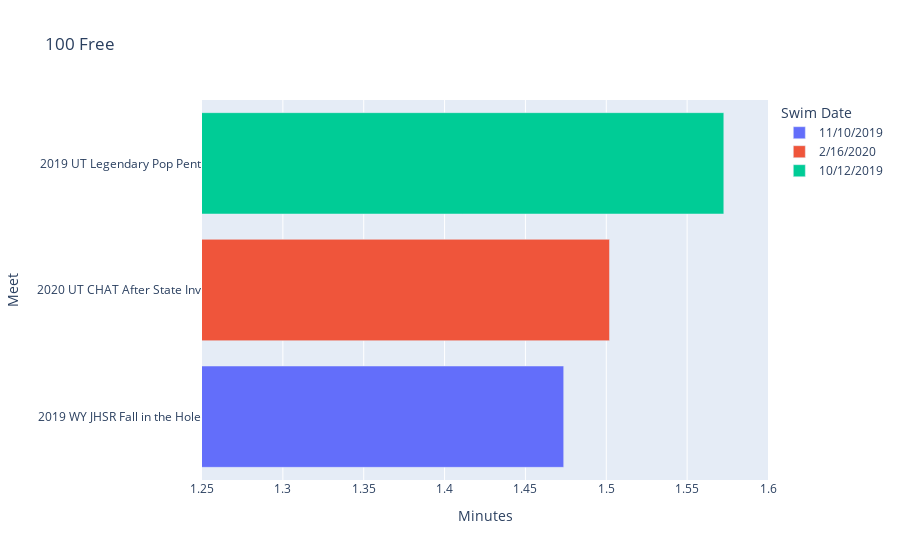

The cell this chart's notebook holds for it:
### Code cell
import plotly.express as px



fig = px.bar(df, x='Minutes', y='Meet',
             hover_data=['Time'], title="100 Free", color="Swim Date") #color='lifeExp',
             #labels={'pop':'population of Canada'}, height=400)
fig.update_layout(xaxis_range=[1.25,1.6])
fig.show()

### Figure 1 — Plotly figure (JSON) as saved in the notebook; plotly's stock layout.template omitted (floating-point values rounded to 4 significant figures)
{"data": [{"alignmentgroup": "True", "customdata": [["01:28.4"]], "hovertemplate": "Swim Date=11/10/2019<br>Minutes=%{x}<br>Meet=%{y}<br>Time=%{customdata[0]}<extra></extra>", "legendgroup": "11/10/2019", "marker": {"color": "#636efa"}, "name": "11/10/2019", "offsetgroup": "11/10/2019", "orientation": "h", "showlegend": true, "textposition": "auto", "type": "bar", "x": [1.474], "xaxis": "x", "y": ["2019 WY JHSR Fall in the Hole"], "yaxis": "y"}, {"alignmentgroup": "True", "customdata": [["01:30.1"]], "hovertemplate": "Swim Date=2/16/2020<br>Minutes=%{x}<br>Meet=%{y}<br>Time=%{customdata[0]}<extra></extra>", "legendgroup": "2/16/2020", "marker": {"color": "#EF553B"}, "name": "2/16/2020", "offsetgroup": "2/16/2020", "orientation": "h", "showlegend": true, "textposition": "auto", "type": "bar", "x": [1.502], "xaxis": "x", "y": ["2020 UT CHAT After State Inv"], "yaxis": "y"}, {"alignmentgroup": "True", "customdata": [["01:34.4"]], "hovertemplate": "Swim Date=10/12/2019<br>Minutes=%{x}<br>Meet=%{y}<br>Time=%{customdata[0]}<extra></extra>", "legendgroup": "10/12/2019", "marker": {"color": "#00cc96"}, "name": "10/12/2019", "offsetgroup": "10/12/2019", "orientation": "h", "showlegend": true, "textposition": "auto", "type": "bar", "x": [1.573], "xaxis": "x", "y": ["2019 UT Legendary Pop Pent"], "yaxis": "y"}], "layout": {"barmode": "relative", "legend": {"title": {"text": "Swim Date"}, "tracegroupgap": 0}, "title": {"text": "100 Free"}, "xaxis": {"anchor": "y", "domain": [0, 1], "range": [1.25, 1.6], "title": {"text": "Minutes"}}, "yaxis": {"anchor": "x", "domain": [0, 1], "title": {"text": "Meet"}}}}
